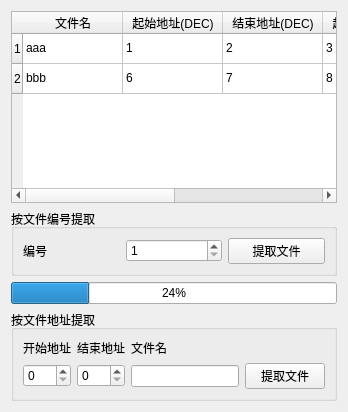
        <widget class="QWidget" name="tab_8">
         <attribute name="title">
          <string>SSD文件列表</string>
         </attribute>
         <layout class="QVBoxLayout" name="verticalLayout_13" stretch="5,0,0,0">
          <item>
           <widget class="QTableWidget" name="tableWidget_fileList">
            <row>
             <property name="text">
              <string>1</string>
             </property>
            </row>
            <row>
             <property name="text">
              <string>2</string>
             </property>
            </row>
            <column>
             <property name="text">
              <string>文件名</string>
             </property>
            </column>
            <column>
             <property name="text">
              <string>起始地址(DEC)</string>
             </property>
            </column>
            <column>
             <property name="text">
              <string>结束地址(DEC)</string>
             </property>
            </column>
            <column>
             <property name="text">
              <string>起始地址(HEX)</string>
             </property>
            </column>
            <column>
             <property name="text">
              <string>结束地址(HEX)</string>
             </property>
            </column>
            <column>
             <property name="text">
              <string>文件大小</string>
             </property>
            </column>
            <item row="0" column="0">
             <property name="text">
              <string>aaa</string>
             </property>
            </item>
            <item row="0" column="1">
             <property name="text">
              <string>1</string>
             </property>
            </item>
            <item row="0" column="2">
             <property name="text">
              <string>2</string>
             </property>
            </item>
            <item row="0" column="3">
             <property name="text">
              <string>3</string>
             </property>
            </item>
            <item row="0" column="4">
             <property name="text">
              <string>4</string>
             </property>
            </item>
            <item row="0" column="5">
             <property name="text">
              <string>5</string>
             </property>
            </item>
            <item row="1" column="0">
             <property name="text">
              <string>bbb</string>
             </property>
            </item>
            <item row="1" column="1">
             <property name="text">
              <string>6</string>
             </property>
            </item>
            <item row="1" column="2">
             <property name="text">
              <string>7</string>
             </property>
            </item>
            <item row="1" column="3">
             <property name="text">
              <string>8</string>
             </property>
            </item>
            <item row="1" column="4">
             <property name="text">
              <string>9</string>
             </property>
            </item>
            <item row="1" column="5">
             <property name="text">
              <string>10</string>
             </property>
            </item>
           </widget>
          </item>
          <item>
           <widget class="QGroupBox" name="groupBox_12">
            <property name="title">
             <string>按文件编号提取</string>
            </property>
            <layout class="QHBoxLayout" name="horizontalLayout_7">
             <item>
              <widget class="QLabel" name="label_31">
               <property name="text">
                <string>编号</string>
               </property>
              </widget>
             </item>
             <item>
              <widget class="QSpinBox" name="spinBox_extractFileNum">
               <property name="minimum">
                <number>1</number>
               </property>
              </widget>
             </item>
             <item>
              <widget class="QPushButton" name="btn_extractFileByNum">
               <property name="text">
                <string>提取文件</string>
               </property>
              </widget>
             </item>
            </layout>
           </widget>
          </item>
          <item>
           <widget class="QProgressBar" name="progressBar_extractHardDiskData">
            <property name="value">
             <number>24</number>
            </property>
           </widget>
          </item>
          <item>
           <widget class="QGroupBox" name="groupBox_7">
            <property name="title">
             <string>按文件地址提取</string>
            </property>
            <layout class="QGridLayout" name="gridLayout_13">
             <item row="1" column="0">
              <widget class="QSpinBox" name="spinBox_extractFileStartAddr"/>
             </item>
             <item row="0" column="1">
              <widget class="QLabel" name="label_26">
               <property name="text">
                <string>结束地址</string>
               </property>
              </widget>
             </item>
             <item row="1" column="1">
              <widget class="QSpinBox" name="spinBox_extractFileStopAddr"/>
             </item>
             <item row="0" column="0">
              <widget class="QLabel" name="label_25">
               <property name="text">
                <string>开始地址</string>
               </property>
              </widget>
             </item>
             <item row="1" column="3">
              <widget class="QPushButton" name="btn_extractFileByAddr">
               <property name="text">
                <string>提取文件</string>
               </property>
              </widget>
             </item>
             <item row="0" column="2">
              <widget class="QLabel" name="label_33">
               <property name="text">
                <string>文件名</string>
               </property>
              </widget>
             </item>
             <item row="1" column="2">
              <widget class="QLineEdit" name="lineEdit_extractFileName">
               <property name="sizePolicy">
                <sizepolicy hsizetype="Preferred" vsizetype="Fixed">
                 <horstretch>0</horstretch>
                 <verstretch>0</verstretch>
                </sizepolicy>
               </property>
              </widget>
             </item>
             <item row="0" column="3">
              <widget class="QLabel" name="label_extractFileTime">
               <property name="text">
                <string/>
               </property>
              </widget>
             </item>
            </layout>
           </widget>
          </item>
         </layout>
        </widget>
